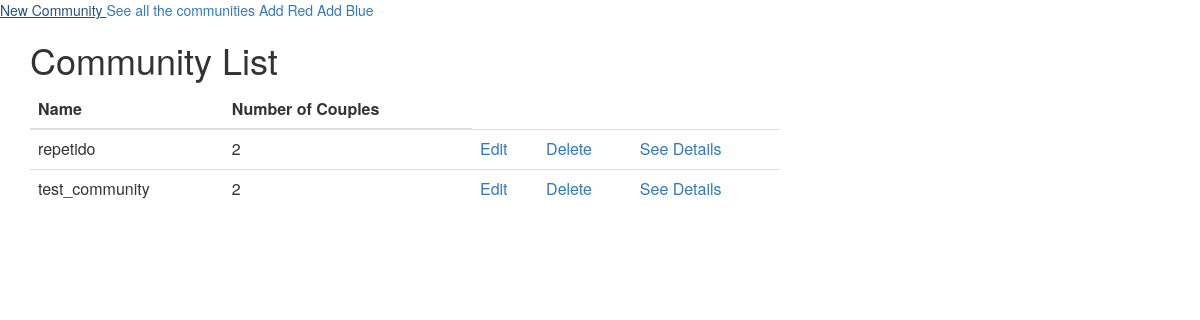
/community/, run on an earlier commit of the app's database.
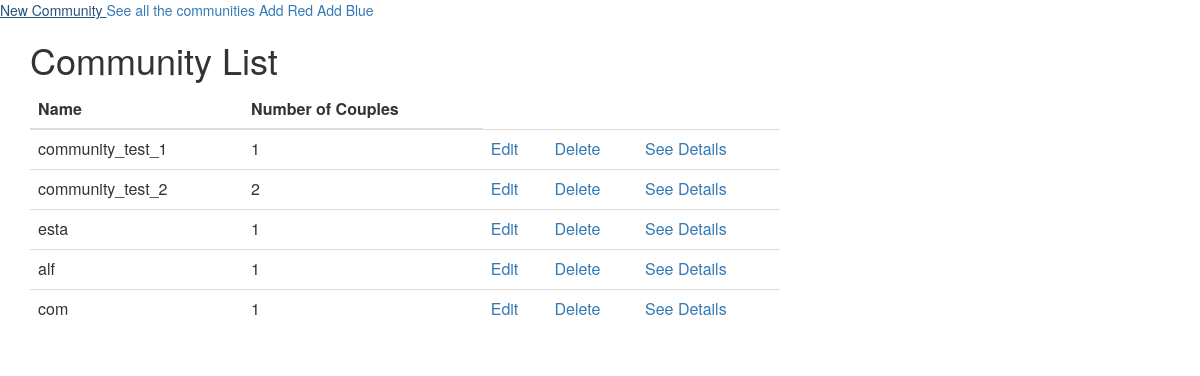
And on a later commit of the database.
### match/models.py (models this page shows, shortened)
class Community(models.Model):
    name = models.CharField(max_length=20, unique = True)
    number_couples = models.IntegerField()

### match/views.py (the view)
# urls.py: path('community/', views.community_list, name='community_list'),
def community_list(request):
    communities = Community.objects.all()
    return render(request, 'match/community_list.html', {'communities': communities})

### match/templates/match/community_list.html
{% extends 'match/base.html' %}
{% block content %}
<h1>Community List</h1>
<table class="table">
  <thead>
    <tr>
      <th scope="col">Name</th>
      <th scope="col">Number of Couples</th>
    </tr>
  </thead>
  <tbody>
    {% for community in communities %}
    <tr>
      <td>{{ community.name }}</td>
      <td>{{community.number_couples}}</td>
      <td><a href="{% url 'community_update' community.pk%}" ><span> Edit </span></a></td>
      <td><a href="{% url 'community_delete' community.pk%}" ><span> Delete </span></a></td>
      <td><a href="{% url 'community_details' community.pk%}" ><span> See Details </span></a></td>
    </tr>
    {% endfor %}
  </tbody>
</table>
{% endblock %}

### match/templates/match/base.html
{% load staticfiles %}
<html>
  <head>
    <link rel="stylesheet" href="//maxcdn.bootstrapcdn.com/bootstrap/3.2.0/css/bootstrap.min.css">
    <link rel="stylesheet" href="//maxcdn.bootstrapcdn.com/bootstrap/3.2.0/css/bootstrap-theme.min.css">
    <link rel="stylesheet" href="{% static 'css/match.css' %}">
  </head>
  <a href="{% url 'community_create' %}" ><span>New Community </span></a>
  <a href="{% url 'community_list' %}" ><span>See all the communities </span></a>
  <a href="{% url 'new_red' %}" ><span>Add Red </span></a>
  <a href="{% url 'new_blue' %}" ><span>Add Blue </span></a>
<div class="content container">
     <div class="row">
         <div class="col-md-8">
             {% block content %}
             {% endblock %}
         </div>
     </div>
 </div>
</html>

What changed in the data, as far as the page shows it:
removed Community: name "repetido", number_couples "2"
removed Community: name "test_community", number_couples "2"
added Community: name "community_test_1", number_couples "1"
added Community: name "community_test_2", number_couples "2"
added Community: name "esta", number_couples "1"
added Community: name "alf", number_couples "1"
added Community: name "com", number_couples "1"
